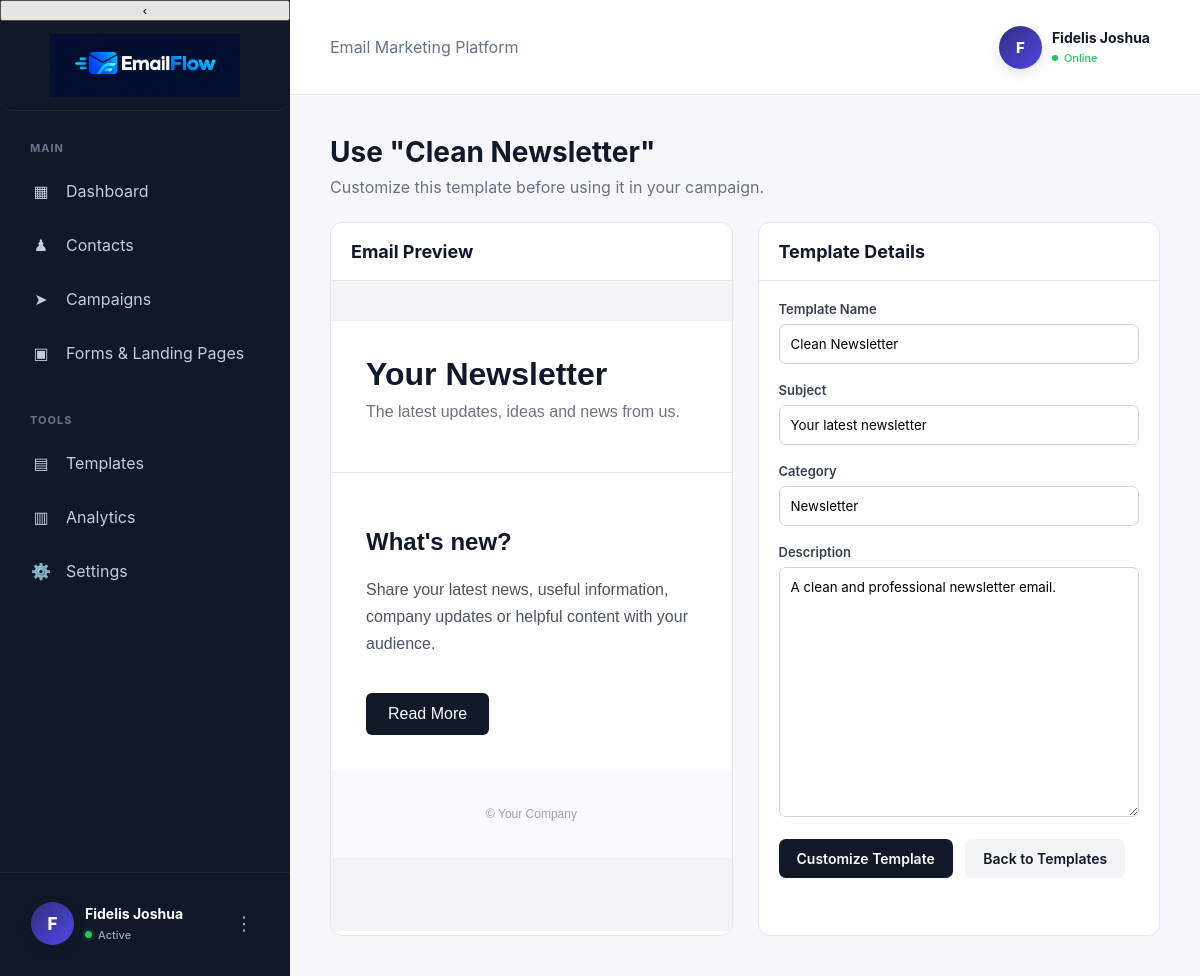
The app's page /templates/7/use (signed in) with its own data.
### models.py (models this page shows, shortened)
class User(db.Model):
    __tablename__ = "users"
    id = db.Column(
        db.Integer,
        primary_key=True
    )
    name = db.Column(
        db.String(100),
        nullable=False
    )
    email = db.Column(
        db.String(120),
        unique=True,
        nullable=False
    )
    password = db.Column(
        db.String(255),
        nullable=False
    )
    email_verified = db.Column(
        db.Boolean,
        default=False,
        nullable=False
    )
    email_verified_at = db.Column(
        db.DateTime,
        nullable=True
    )
    address = db.Column(
        db.String(255),
        nullable=True
    )
    city = db.Column(
        db.String(100),
        nullable=True
    )
    state = db.Column(
        db.String(100),
        nullable=True
    )
    postal_code = db.Column(
        db.String(30),
        nullable=True
    )
    country = db.Column(
        db.String(100),
        nullable=True
    )

class Template(db.Model):
    __tablename__ = "templates"
    id = db.Column(db.Integer, primary_key=True)
    name = db.Column(db.String(150), nullable=False)
    subject = db.Column(db.String(255), nullable=False)
    content = db.Column(db.Text, nullable=False)
    category = db.Column(
        db.String(100),
        nullable=False,
        default="General"
    )
    html_content = db.Column(db.Text, nullable=True)
    is_system_template = db.Column(
        db.Boolean,
        nullable=False,
        default=False
    )
    created_by = db.Column(
        db.Integer,
        db.ForeignKey("users.id"),
        nullable=True
    )
    created_at = db.Column(
        db.DateTime,
        default=datetime.now(UTC),
        nullable=False
    )

### app.py (the view)
@app.route(
    "/templates/<int:template_id>/use",
    methods=["GET"]
)
def use_template(template_id):
    if "user_id" not in session:
        return redirect(url_for("login"))
    template = Template.query.filter_by(
        id=template_id,
        created_by=session["user_id"]
    ).first_or_404()
    return render_template(
        "use_template.html",
        template=template
    )

### app.py (called while the page is built)
@app.context_processor
def inject_current_user():
    user = None
    if "user_id" in session:
        user = db.session.get(
            User,
            session["user_id"]
        )
    return {
        "current_user": user
    }

### templates/use_template.html (shortened to what this page needs)
{% extends "dashboard_base.html" %}
{% block content %}
<div class="use-template-container">
    <div class="use-template-header">
        <h1>
            Use "{{ template.name }}"
        </h1>
        <p>
            Customize this template before using it in your campaign.
        </p>
    </div>
    <div class="use-template-layout">
        <div class="template-panel">
            <div class="template-panel-header">
                <h2>
                    Email Preview
                </h2>
            </div>
            {% if template.html_content %}
                <iframe
                    class="template-preview"
                    srcdoc="{{ template.html_content|e }}"
                    sandbox="allow-same-origin"
                    title="{{ template.name }}"
                ></iframe>
            {% else %}
                <div class="template-panel-body">
                    <p>
                        No HTML preview is available.
                    </p>
                </div>
            {% endif %}
        </div>
        <div class="template-panel">
            <div class="template-panel-header">
                <h2>
                    Template Details
                </h2>
            </div>
            <div class="template-panel-body">
                <div class="template-details">
                    <label>
                        Template Name
                    </label>
                    <input
                        type="text"
                        value="{{ template.name }}"
                        readonly
                    >
                    <label>
                        Subject
                    </label>
                    <input
                        type="text"
                        value="{{ template.subject }}"
                        readonly
                    >
                    <label>
                        Category
                    </label>
                    <input
                        type="text"
                        value="{{ template.category }}"
                        readonly
                    >
                    <label>
                        Description
                    </label>
                    <textarea readonly>{{ template.content }}</textarea>
                    <a
                        href="{{ url_for(
                            'edit_template',
                            template_id=template.id
                        ) }}"
                        class="template-button template-button-primary"
                    >
                        Customize Template
                    </a>
                    <a
                        href="{{ url_for('templates') }}"
                        class="template-button template-button-secondary"
                    >
                        Back to Templates
                    </a>
                </div>
            </div>
        </div>
    </div>
</div>
{% endblock %}

### templates/dashboard_base.html (shortened to what this page needs)
<!DOCTYPE html>
<html lang="en">
<head>
    <link
        rel="stylesheet"
        href="{{ url_for('static', filename='css/style.css') }}"
    >
</head>
<body>
<div class="app-shell">
    <aside class="sidebar">
        <button
            type="button"
            class="sidebar-collapse-button"
            id="sidebarCollapseButton"
            aria-label="Collapse sidebar"
            title="Collapse sidebar"
        >
            ‹
        </button>
        <a
            href="{{ url_for('dashboard') }}"
            class="sidebar-brand"
        >
            <img
                src="{{ url_for('static', filename='images/emailflow-logo.png') }}"
                alt="EmailFlow"
                class="emailflow-logo"
            >
        </a>
        <div class="nav-section">
            <div class="nav-title">
                MAIN
            </div>
            <a
                href="{{ url_for('dashboard') }}"
                class="nav-item {% if request.endpoint == 'dashboard' %}active{% endif %}"
                data-tooltip="Dashboard"
            >
                <span class="nav-icon">
                    ▦
                </span>
                Dashboard
            </a>
            <a
                href="{{ url_for('contacts') }}"
                class="nav-item {% if request.endpoint == 'contacts' %}active{% endif %}"
                data-tooltip="Contacts"
            >
                <span class="nav-icon">
                    ♟
                </span>
                Contacts
            </a>
            <a
                href="{{ url_for('campaigns') }}"
                class="nav-item {% if request.endpoint == 'campaigns' %}active{% endif %}"
                data-tooltip="Campaigns"
            >
                <span class="nav-icon">
                    ➤
                </span>
                Campaigns
            </a>
            <a
                href="{{ url_for('forms') }}"
                class="nav-item {% if request.endpoint == 'forms' %}active{% endif %}"
                data-tooltip="forms"
            >
                <span class="nav-icon">
                    ▣
                </span>
                Forms & Landing Pages
            </a>
        </div>
        <div class="nav-section">
            <div class="nav-title">
                TOOLS
            </div>
            <a
                href="{{ url_for('templates') }}"
                class="nav-item {% if request.endpoint == 'templates' %}active{% endif %}"
                data-tooltip="templates"
            >
                <span class="nav-icon">
                    ▤
                </span>
                Templates
            </a>
            <a
                href="{{ url_for('analytics') }}"
                class="nav-item {% if request.endpoint == 'analytics' %}active{% endif %}"
                data-tooltip="analytics"
            >
                <span class="nav-icon">
                    ▥
                </span>
                <span>
                    Analytics
                </span>
            </a>
            <a
                href="{{ url_for('settings') }}"
                class="nav-item"
                data-tooltip="settings"
            >
                <span class="nav-icon">
                    ⚙️
                </span>
                <span>
                    Settings
                </span>
            </a>
        </div>
        <div class="sidebar-account-area">
            <button
                type="button"
                class="sidebar-account-button"
                id="sidebarAccountButton"
                aria-expanded="false"
                aria-controls="sidebarAccountMenu"
            >
                <span class="sidebar-account-avatar">
                    {% if session.get("user_name") %}
                        {{ session.get("user_name")[0]|upper }}
                    {% else %}
                        U
                    {% endif %}
                </span>
                <span class="sidebar-account-info">
                    <span class="sidebar-account-name">
                        {{ session.get("user_name", "Account") }}
                    </span>
                    <span class="sidebar-account-status">
                        <span class="sidebar-account-status-dot"></span>
                        <span>
                            Active
                        </span>
                    </span>
                </span>
                <span
                    class="sidebar-account-dots"
                    aria-hidden="true"
                >
                    ⋮
                </span>
            </button>
        </div>
    </aside>
    <main class="main-area">
        <header class="topbar">
            <div class="topbar-title">
                Email Marketing Platform
            </div>
            <div class="topbar-account-wrapper">
                <button
                    type="button"
                    class="topbar-account"
                    id="topbarAccountButton"
                    aria-expanded="false"
                    aria-controls="topbarAccountMenu"
                >
                    <div class="topbar-avatar">
                        {% if session.get("user_name") %}
                            {{ session.get("user_name")[0]|upper }}
                        {% else %}
                            U
                        {% endif %}
                    </div>
                    <div>
                        <strong class="topbar-account-name">
                            {{ session.get("user_name", "Account") }}
                        </strong>
                        <div class="topbar-account-status">
                            <span class="topbar-account-status-dot"></span>
                            Online
                        </div>
                    </div>
                </button>
            </div>
        </header>
        <section class="page-content">
            {% block content %}
            {% endblock %}
        </section>
    </main>
</div>
</body>
</html>

### static/css/style.css (style rules this page uses)
* { box-sizing: border-box; }
body { margin: 0; font-family: Inter, Arial, sans-serif; color: #111827; background: #f5f7fb; }
a { text-decoration: none; }
.app-shell { display: flex; min-height: 100vh; }
.sidebar { width: 290px; background: #101827; color: white; position: fixed; top: 0; bottom: 0; left: 0; display: flex; flex-direction: column; }
.sidebar-brand { padding: 25px; display: flex; align-items: center; gap: 12px; border-bottom: 1px solid rgba(255,255,255,0.06); }
.nav-section { padding: 30px 16px 0; }
.nav-title { color: #68758b; font-size: 11px; font-weight: 700; letter-spacing: 1px; padding: 0 14px 12px; }
.nav-item { display: flex; align-items: center; gap: 14px; color: #c4ccda; padding: 14px; margin-bottom: 6px; border-radius: 10px; transition: 0.2s; }
.nav-icon { width: 22px; text-align: center; }
.account-avatar, .topbar-avatar { width: 40px; height: 40px; border-radius: 50%; background: #242f46; display: flex; align-items: center; justify-content: center; }
.main-area { margin-left: 290px; width: calc(100% - 290px); min-height: 100vh; }
.topbar { height: 95px; background: white; border-bottom: 1px solid #e7eaf1; display: flex; align-items: center; justify-content: space-between; padding: 0 40px; }
.topbar-title { color: #65738b; }
.topbar-account { display: flex; align-items: center; gap: 12px; }
.page-content { padding: 40px; }

### templates/dashboard_base.html (style rules this page uses)
.sidebar-account-area { position: relative; margin-top: auto; padding: 18px 20px 20px; border-top: 1px solid rgba(255, 255, 255, 0.06); }
.sidebar-brand { display: flex; align-items: center; justify-content: center; width: 100%; height: 90px; padding: 5px 12px; box-sizing: border-box; text-decoration: none; border-radius: 12px; cursor: pointer; transition: background 0.18s ease, transform 0.18s ease; }
.emailflow-logo { display: block; width: 190px; max-width: 100%; height: auto; object-fit: contain; }
.sidebar-account-button { position: relative; width: 100%; display: flex; align-items: center; gap: 11px; padding: 10px 10px; border: 1px solid transparent; border-radius: 13px; background: transparent; color: #ffffff; text-align: left; cursor: pointer; transition: background 0.18s ease, border-color 0.18s ease; font-family: inherit; }
.sidebar-account-avatar { width: 43px; height: 43px; min-width: 43px; display: flex; align-items: center; justify-content: center; border-radius: 50%; background: linear-gradient( 135deg, #312e81, #4f46e5 ); color: #ffffff; font-size: 17px; font-weight: 800; box-shadow: 0 4px 12px rgba(0, 0, 0, 0.16); }
.sidebar-account-info { flex: 1; min-width: 0; }
.sidebar-account-name { display: block; max-width: 180px; overflow: hidden; text-overflow: ellipsis; white-space: nowrap; color: #ffffff; font-size: 14px; font-weight: 700; line-height: 1.3; }
.sidebar-account-status { display: flex; align-items: center; gap: 6px; margin-top: 4px; color: #9ca3af; font-size: 11px; font-weight: 500; }
.sidebar-account-status-dot { width: 7px; height: 7px; border-radius: 50%; background: #22c55e; box-shadow: 0 0 0 3px rgba(34, 197, 94, 0.10); }
.sidebar-account-dots { display: flex; align-items: center; justify-content: center; width: 30px; height: 30px; border-radius: 8px; color: #9ca3af; font-size: 19px; transition: background 0.18s ease, color 0.18s ease; }
.topbar { position: relative; }
.topbar-account-wrapper { position: relative; }
.topbar-account { display: flex; align-items: center; gap: 10px; padding: 7px 9px; border: 1px solid transparent; border-radius: 12px; background: transparent; cursor: pointer; transition: background 0.18s ease, border-color 0.18s ease; font-family: inherit; text-align: left; }
.topbar-avatar { width: 43px; height: 43px; min-width: 43px; display: flex; align-items: center; justify-content: center; border-radius: 50%; background: linear-gradient( 135deg, #312e81, #4f46e5 ); color: #ffffff; font-size: 15px; font-weight: 800; box-shadow: 0 4px 12px rgba(15, 23, 42, 0.12); }
.topbar-account-name { display: block; max-width: 180px; overflow: hidden; text-overflow: ellipsis; white-space: nowrap; color: #111827; font-size: 14px; font-weight: 700; line-height: 1.3; }
.topbar-account-status { display: flex; align-items: center; gap: 6px; margin-top: 3px; color: #22c55e; font-size: 11px; font-weight: 500; }
.topbar-account-status-dot { width: 6px; height: 6px; border-radius: 50%; background: #22c55e; }

### records on screen
User: get "Fidelis Joshua"
Template: name "Clean Newsletter", subject "Your latest newsletter", category "Newsletter", content "A clean and professional newsletter email."

### other values on screen
{{ session.get("user_name")[0]|upper }} "F"
